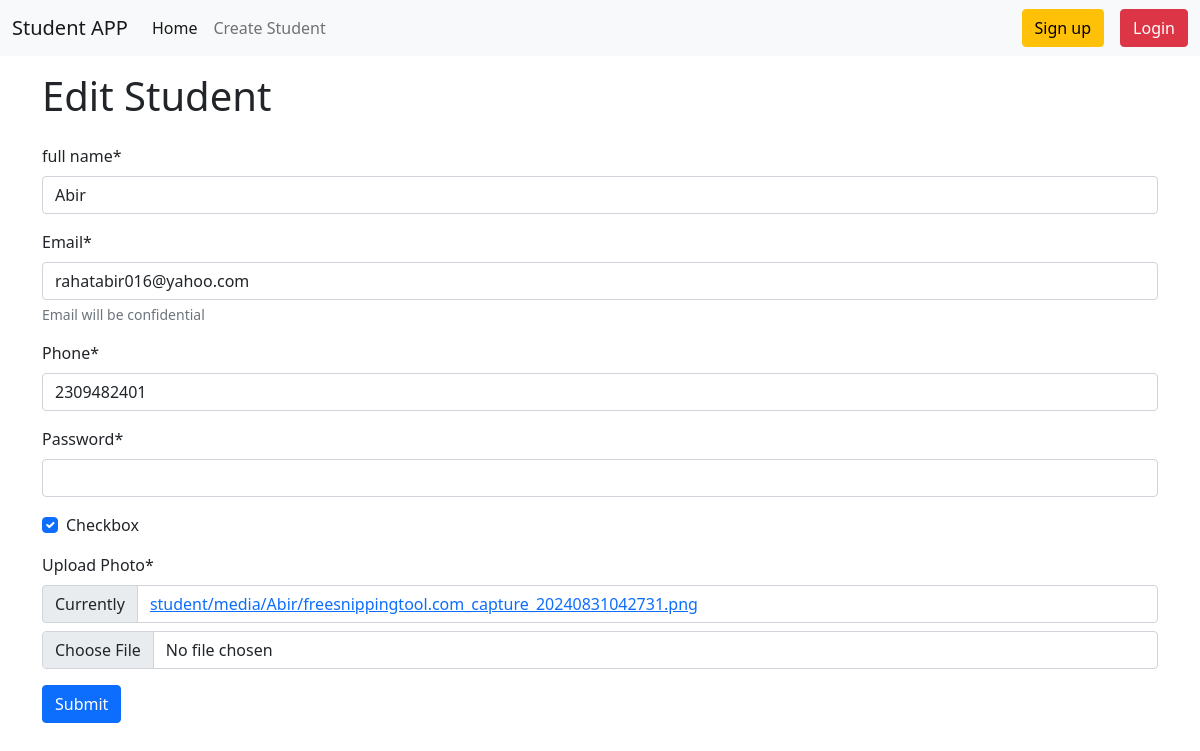
/edit/8/, run on the app's committed database.
### student/models.py (models this page shows, shortened)
class Student(models.Model):
    name = models.CharField(max_length=200)
    email = models.EmailField()
    phone = models.CharField(max_length=50)
    password = models.CharField(max_length=50)
    checkbox = models.BooleanField()
    photo = models.ImageField(upload_to=student_directory_name,default=None, null=True)

### student/views.py (the view)
# urls.py: path('edit/<int:id>/',views.update_student, name = 'update_student'),
def update_student(request, id):
    student = models.Student.objects.get(id=id)
    form = forms.StudentForm(instance = student) #showing previous data on form
    if request.method == 'POST':
        form = forms.StudentForm(request.POST, request.FILES, instance=student)#capturing the post request
        if form.is_valid():
            form.save()
            messages.add_message(request, messages.SUCCESS, 'Student Profile Updated successfully.')
            return redirect('home')
    return render(request, 'student/create_student.html', {'form': form, 'edit': True})

### student/forms.py
class StudentForm(forms.ModelForm):
    password = forms.CharField(widget=forms.PasswordInput())
    class Meta:
        model = models.Student
        fields = '__all__'
        labels = {
            'name' : "full name",
            'photo' :"Upload Photo",
        }
        help_texts = {
            'email' : "Email will be confidential",
        }

### student/templates/student/create_student.html (shortened to what this page needs)
{% extends "base.html" %}
{%load crispy_forms_tags %}
{% block content %}
{% if edit %}
    <H1 class="py-3 container">
      Edit Student
    </h1>
    {% else %}
    <H1 class="py-3 container">
      Create New Student
    </h1>
    {% endif %}
    <form class="container" method="post" enctype="multipart/form-data" novalidate>
    {{ form | crispy }}
    <button type="submit" class="btn btn-primary" > Submit </button>
    </form>
{% endblock %}

### data on the page
Student: name "Abir", email "rahatabir016@yahoo.com", phone "2309482401", checkbox "☑"
